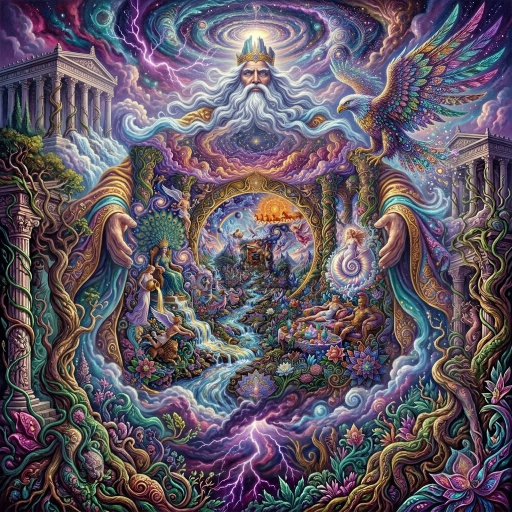
#> input picture quadros/q00.jpg, 1024 x 1024 px (shown at 1/2 size); its folder holds 4 pictures in this run
$ python render.py
#> lines starting #> are read from the running program, lines starting #| are printed output that depends on the picture
"""Renderiza o zoom infinito em vídeo (mesma matemática do index.html).

Uso: python3 render.py [saida.mp4] [--w 1080 --h 1920 --fps 30 --seg 4]
  --seg = segundos por quadro; o vídeo tem len(quadros) * seg e fecha o loop exato.
"""
import argparse, glob, json, subprocess
import numpy as np
from PIL import Image

ap = argparse.ArgumentParser()
ap.add_argument('saida', nargs='?', default='video/zoom-vertical.mp4')
ap.add_argument('--w', type=int, default=1080)
ap.add_argument('--h', type=int, default=1920)
ap.add_argument('--fps', type=int, default=30)
ap.add_argument('--seg', type=float, default=4.0)
ap.add_argument('--feather', type=float, default=0.06)
ap.add_argument('--animada', action='store_true',
                help='troca os quadros de "animados" (config do index.html) pelos vídeos em loop')
a = ap.parse_args()

SIZE = 1024
def mask():
    def ramp(n):
        x = np.arange(n) + 0.5
        return np.clip(np.minimum(x, n - x) / (a.feather * n), 0, 1)
    return Image.fromarray((np.outer(ramp(SIZE), ramp(SIZE)) * 255).astype(np.uint8))
MASK = mask()
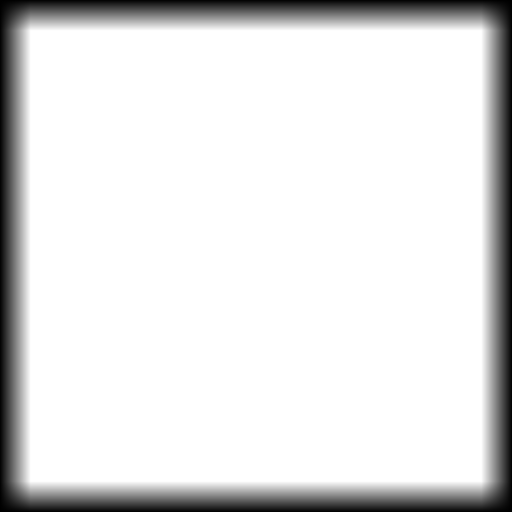
#> MASK: PIL image 1024x1024 L (shown at 1/2 size); min 0, max 255, mean 225.2

def feathered(im):
    """RGBA com as bordas esfumadas (igual ao player)."""
    out = im.convert('RGB').resize((SIZE, SIZE), Image.BICUBIC).convert('RGBA')
    out.putalpha(MASK)
    return out

class Clip:
    """Vídeo em loop lido frame a frame do ffmpeg, na mesma taxa do vídeo de saída."""
    def __init__(self, path):
        self.p = subprocess.Popen(['ffmpeg', '-loglevel', 'error', '-stream_loop', '-1', '-i', path,
                                   '-vf', f'fps={a.fps},scale={SIZE}:{SIZE}', '-f', 'rawvideo',
                                   '-pix_fmt', 'rgb24', '-'], stdout=subprocess.PIPE)
        self.cur = None
    def advance(self):
        buf = self.p.stdout.read(SIZE * SIZE * 3)
        self.cur = feathered(Image.frombuffer('RGB', (SIZE, SIZE), buf))

animados = {}
if a.animada:
    cfg = open('index.html', encoding='utf-8').read()
    cfg = json.loads(cfg.split('id="zoom-config" type="application/json">')[1].split('</script>')[0])
    animados = {int(k): v for k, v in cfg['animados'].items()}

# O site usa versões leves; para o vídeo, as originais (quadros_hd/, animacao_hd/) se existirem.
paths = sorted(glob.glob('quadros_hd/q*.jpg')) or sorted(glob.glob('quadros/q*.jpg'))
if glob.glob('animacao_hd/q*.mp4'):
    animados = {k: v.replace('animacao/', 'animacao_hd/') for k, v in animados.items()}
frames = [Clip(animados[i]) if i in animados else feathered(Image.open(p)) for i, p in enumerate(paths)]
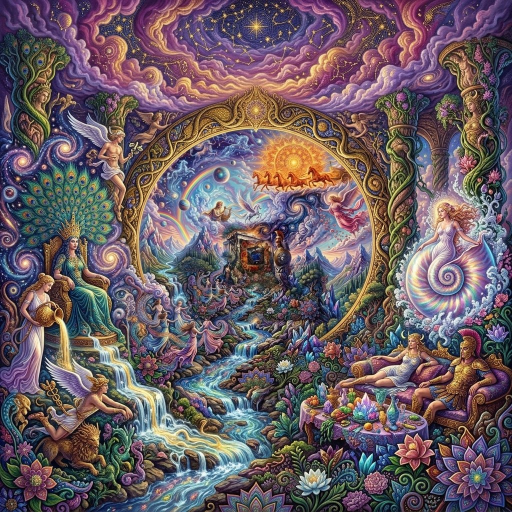
#> input picture quadros/q01.jpg, 1024 x 1024 px (shown at 1/2 size)
#> in feathered (call 2), `out.putalpha(MASK)`:
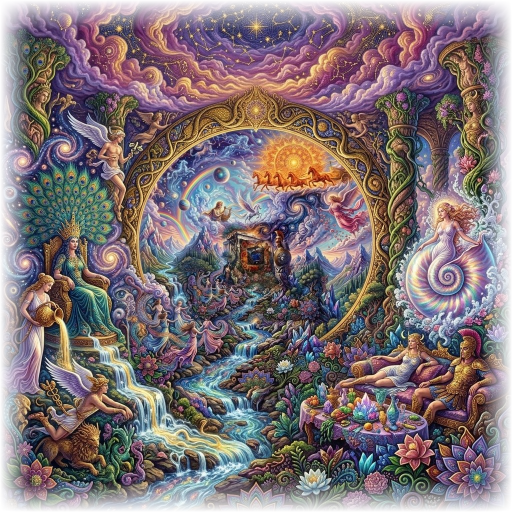
#> out: PIL image 1024x1024 RGBA (shown at 1/2 size); mean R, G, B, A 106.6, 91.9, 98.7, 225.2; transparent parts drawn white
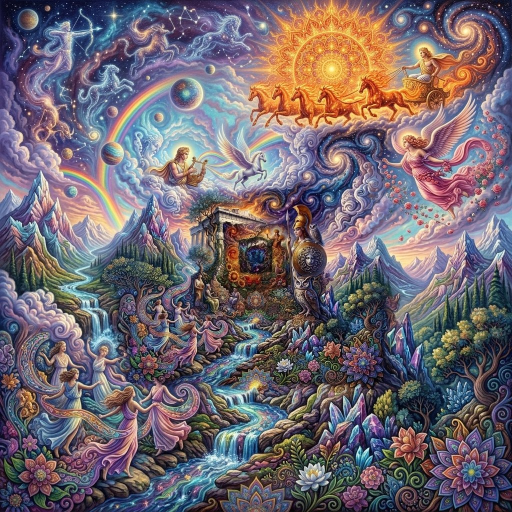
#> input picture quadros/q02.jpg, 1024 x 1024 px (shown at 1/2 size)
#> in feathered (call 3), `out.putalpha(MASK)`:
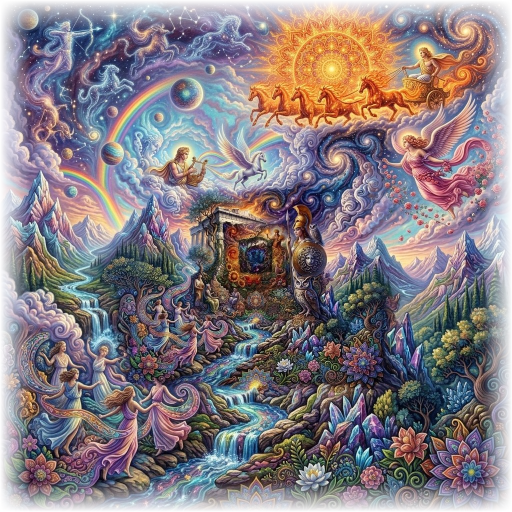
#> out: PIL image 1024x1024 RGBA (shown at 1/2 size); mean R, G, B, A 113.8, 103.1, 111.3, 225.2; transparent parts drawn white
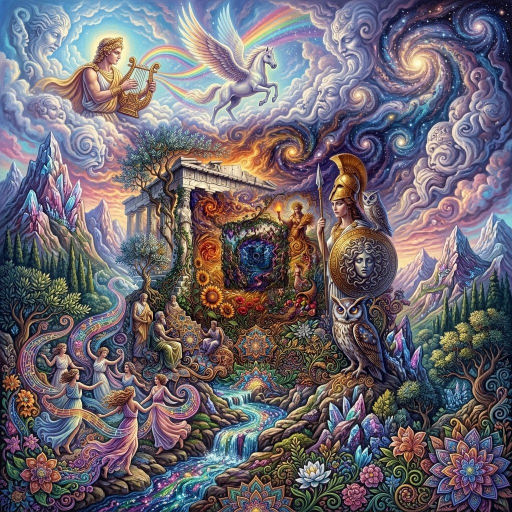
#> input picture quadros/q03.jpg, 1024 x 1024 px (shown at 1/2 size)
#> in feathered (call 4), `out.putalpha(MASK)`:
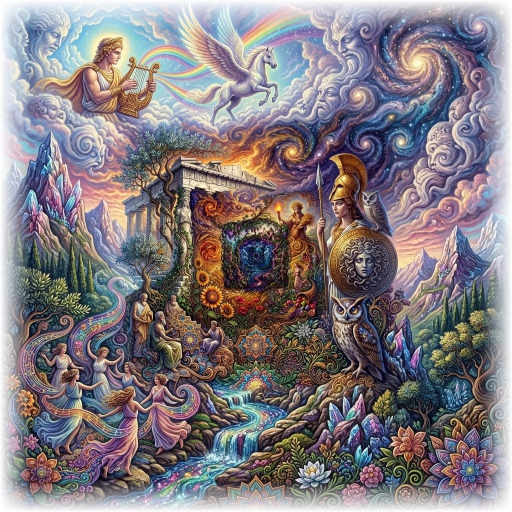
#> out: PIL image 1024x1024 RGBA (shown at 1/2 size); mean R, G, B, A 110.2, 103.2, 111.5, 225.2; transparent parts drawn white
#> frames = 4 items
clips = [f for f in frames if isinstance(f, Clip)]
#> clips = []
n, W, H = len(frames), a.w, a.h
#> n = 4; W = 1080; H = 1920
total = int(round(n * a.seg * a.fps))
#> total = 480
base = max(W / SIZE, H / SIZE)   # "cover"
#> base = 1.88

#> (the run stopped early here; a loop or call above may not have finished)
